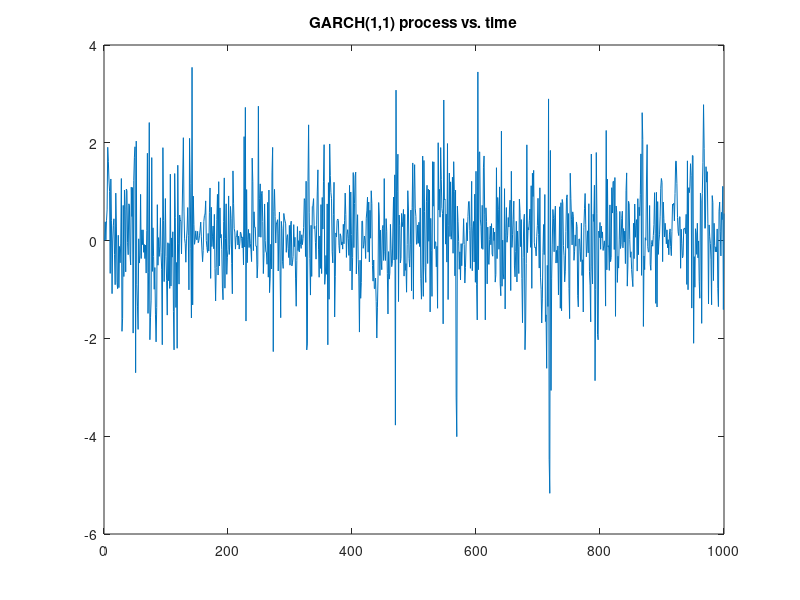

Reproduce this figure in MATLAB.
clc; close all; clear;

%%%%%%%%%%%%%%%%%%%%%%%%%%%%%%%%%%%%%%%%%%%%%%%%
% input parameters

mu=.05;
a=.45;
b=.5;
s=.03;
T=10^3;

%%%%%%%%%%%%%%%%%%%%%%%%%%%%%%%%%%%%%%%%%%%%%%%
z=randn(T,1);
s2=s^2;
for t=1:T-1
    s2(t+1)=s^2+a*s2(t)+b*(z(t)^2);
    eps(t+1)=mu+sqrt(s2(t+1))*z(t+1);
end

figure
plot(eps);
title('GARCH(1,1) process vs. time')
